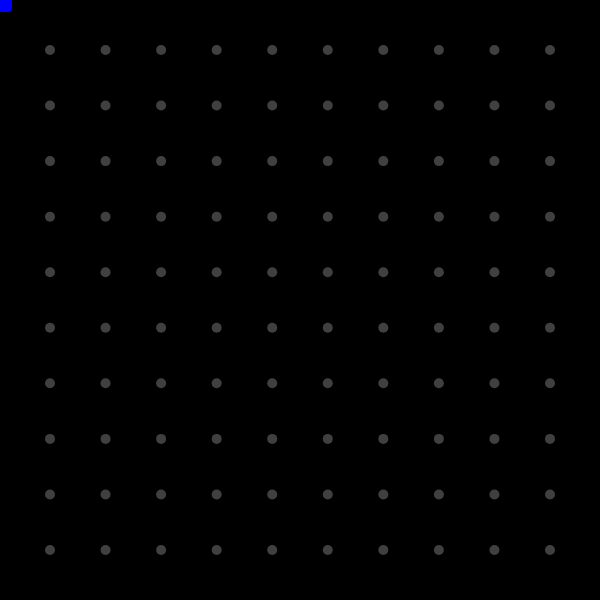
Frame 1 (no input)
Frame 60 (no input): identical to frame 1, image omitted
Frame 120 (the mouse pressed at the canvas centre since frame 60): identical to frame 1, image omitted

The p5.js sketch that drew this single still picture (run headless with seeded random() and noise() and a simulated clock; from frame 60 on, the mouse is pressed at the canvas centre):

// p5.js sketch
// ── sketch.js
let pg, dot = [], wall = [];
let wallDots = [];
let player = 1;

function setup()
{
	createCanvas(600, 600);

	//pg = new Playground(5, 5);

	let maxCols = 10;
	let maxRows = 10;
	for(let i=0; i<maxCols; i++)
	{
		dot[i] = [];

		for(let j=0; j<maxRows; j++)
		{
			dot[i][j] = new Dot(
				50+(width-100)*(i/(maxCols-1)), 
				50+(height-100)*(j/(maxRows-1))
				);

			if(i<maxCols-1)
			{
				wall.push(new Line(i, j, i+1, j));
			}

			if(j<maxRows-1)
			{
				wall.push(new Line(i, j, i, j+1));
			}
		}		
	}
}

function draw()
{
	background(0);

	for(let i=0; i<wall.length; i++)
	{
		wall[i].show();		
	}

	for(let i=0; i<dot.length; i++)
	{
		for(let j=0; j<dot[0].length; j++)
		{
			dot[i][j].show();
		}		
	}
}

function mouseMoved()
{
	wallDots = [];

	for(let i=0; i<dot.length; i++)
	{
		for(let j=0; j<dot[0].length; j++)
		{
			if(dot[i][j].status != "Clicked")
			{
				let minDistanceBetweenDots = (width-100)/(10-1);

				// distX + distY < minDistanceBetweenDots;

				if(abs(dot[i][j].x-mouseX) + abs(dot[i][j].y-mouseY) <= minDistanceBetweenDots)
				{
					//dot[i][j].status = "Hover";
					wallDots.push(createVector(dot[i][j].x, dot[i][j].y));
				}
				else
				{
					dot[i][j].status = "None";
				}
			}
		}		
	}

	if(wallDots.length == 2)
	{
		if(newWall(edgeDots))
		{
			wall.push(new Line(wallDots[0].x, wallDots[0].y, wallDots[1].x, wallDots[1].y));

			dot[edgeDots[0].x][edgeDots[0].y].addWall(edgeDots[1].x, edgeDots[1].y);

			player++;
			player %= 2;
		}
	}

	//pg.hover(mouseX, mouseY);
}

function mouseClicked()
{
	wallDots = [];

	let edgeDots = [];

	for(let i=0; i<dot.length; i++)
	{
		for(let j=0; j<dot[0].length; j++)
		{
			if(dot[i][j].status != "None")
			{
				wallDots.push(createVector(dot[i][j].x, dot[i][j].y));
				edgeDots.push(createVector(i, j));
			}
		}		
	}

	if(wallDots.length == 2)
	{
		if(newWall(edgeDots))
		{
			wall.push(new Line(wallDots[0].x, wallDots[0].y, wallDots[1].x, wallDots[1].y));

			dot[edgeDots[0].x][edgeDots[0].y].addWall(edgeDots[1].x, edgeDots[1].y);

			player++;
			player %= 2;
		}
	}

	//pg.click(mouseX, mouseY);
}
// ── Playground.js
class Playground
{
	constructor(cols, rows)
	{
		this.box = Array(cols);

		for(let col=0; col<cols; col++)
		{
			this.box[col] = Array(rows);
		}

		for(let col=0; col<this.box.length; col++)
		{
			for(let row=0; row<this.box[0].length; row++)
			{
				this.box[col][row] = new Box(col, row, cols, rows);
			}
		}
	}

	click(mx, my)
	{
		for(let col=0; col<this.box.length; col++)
		{
			for(let row=0; row<this.box[0].length; row++)
			{
				if(this.box[col][row].upWall)
				{

				}
				this.box[col][row] = new Box(col, row, cols, rows);
			}
		}
	}
}

class Box
{
	constructor(col, row, maxCols, maxRows)
	{
		this.x = (width-100)*(col/maxCols);
		this.y = (height-100)*(row/maxRows);
		this.side = (width-100)/maxCols;

		this.upWall = new Line(this.x, this.y, this.x+this.side, this.y);
		this.downWall = new Line(this.x, this.y+this.side, this.x+this.side, this.y+this.side);
		this.leftWall = new Line(this.x, this.y, this.x, this.y+this.side);
		this.rightWall = new Line(this.x+this.side, this.y, this.x+this.side, this.y+this.side);
	}

	show()
	{
		noStroke();
		fill(0, 0, 255);
		this.upWall.show();
		this.downWall.show();
		this.leftWall.show();
		this.rightWall.show();

		/*if(this.upWall.status ==  &&
		   this.downWall.status &&
		   this.leftWall.status &&
		   this.rightWall.status)*/

		rect(this.x, this.y, this.side, this.side);
	}
}

class Line
{
	constructor(x1, y1, x2, y2)
	{
		this.p1 = createVector(x1, y1);
		this.p2 = createVector(x2, y2);
		this.status = "False";
		this.color = (player==1 ? createVector(0,0,255) : createVector(255,0,0));
	}

	show()
	{
		/*switch(this.status)
		{
			case "Player1":
				break;

			case "Player2":
				break;

			case "Hover":
				break;

			case "False":
				break;
		}*/
		stroke(this.color.x, this.color.y, this.color.z);
		strokeWeight(5);
		line(this.p1.x, this.p1.y, this.p2.x, this.p2.y);
	}
}

class Dot
{
	constructor(x, y)
	{
		this.x = x;
		this.y = y;
		this.status = "None"; // (None, Hover, Clicked)
		this.up = false;
		this.down = false;
		this.left = false;
		this.right = false;
	}

	addWall(otherX, otherY)
	{
		if(otherX < this.x)
		{
			this.left = true;
			dot[otherX][otherY].right = true;
		}

		if(this.x < otherX)
		{
			this.right = true;
			dot[otherX][otherY].left = true;
		}

		if(otherY < this.y)
		{
			this.up = true;
			dot[otherX][otherY].down = true;
		}

		if(this.y < otherY)
		{
			this.down = true;
			dot[otherX][otherY].up = true;
		}
	}

	show()
	{
		noStroke();

		switch(this.status)
		{
			case "None":
				fill(64);
				break;

			case "Hover":
				fill(255);
				break;

			case "Clicked":
				fill(0, 0, 255);
				break;
		}

		ellipse(this.x, this.y, 10, 10);
	}
}

function newWall(edgeDots)
{
	let x1 = edgeDots[0].x;
	let y1 = edgeDots[0].y;
	let x2 = edgeDots[1].x;
	let y2 = edgeDots[1].y;

	for(let i=0; i<wall.length; i++)
	{
		let px1 = wall[i].p1.x;
		let py1 = wall[i].p1.y;
		let px2 = wall[i].p2.x;
		let py2 = wall[i].p2.y;

		if((px1 == x1 &&
		   py1 == y1 &&
		   px2 == x2 &&
		   py2 == y2) ||
		   (px1 == x2 &&
		   py1 == y2 &&
		   px2 == x1 &&
		   py2 == y1))
		   {
		   		return false;
		   }	
	}
	
	return true;

	/*if(x2 < x1)
	{
		if(dot[x1][y1].left &&
		   dot[x2][y2].right)
		{
			return false;
		}
	}

	if(x1 < x2)
	{
		if(dot[x1][y1].right &&
		   dot[x2][y2].left)
		{
			return false;
		}
	}

	if(y2 < y1)
	{
		if(dot[x1][y1].up &&
		   dot[x2][y2].down)
		{
			return false;
		}
	}

	if(y1 < y2)
	{
		if(dot[x1][y1].down &&
		   dot[x2][y2].up)
		{
			return false;
		}
	}

	return true;*/
}

function showDotDirections()
{
	for(let i=0; i<dot.length; i++)
	{
		for(let j=0; j<dot[0].length; j++)
		{
			if(dot[i][j].up)
			{
				console.log("["+i+"]["+j+"].up == true");
			}
			if(dot[i][j].down)
			{
				console.log("["+i+"]["+j+"].down == true");
			}
			if(dot[i][j].left)
			{
				console.log("["+i+"]["+j+"].left == true");
			}
			if(dot[i][j].right)
			{
				console.log("["+i+"]["+j+"].right == true");
			}
		}		
	}
}
